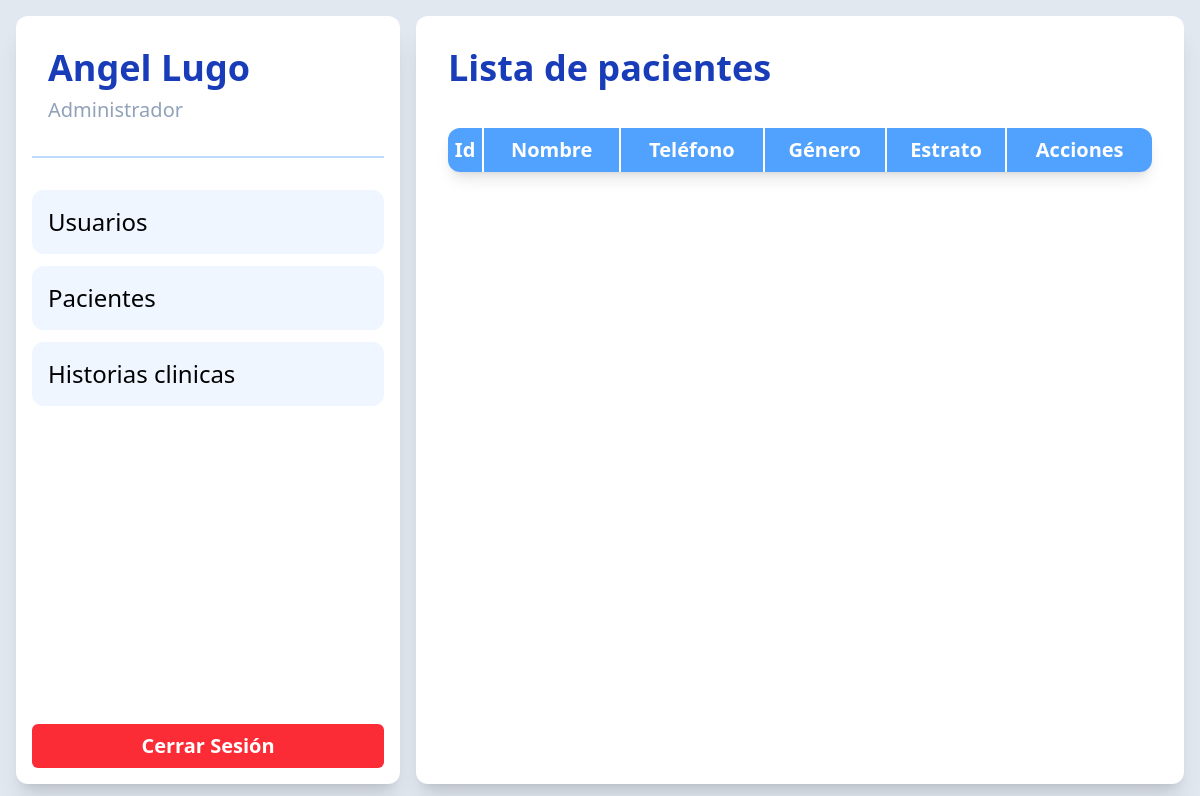
The page /pages/mainPage.php?page=listPatients (signed in) on the database as committed earlier.
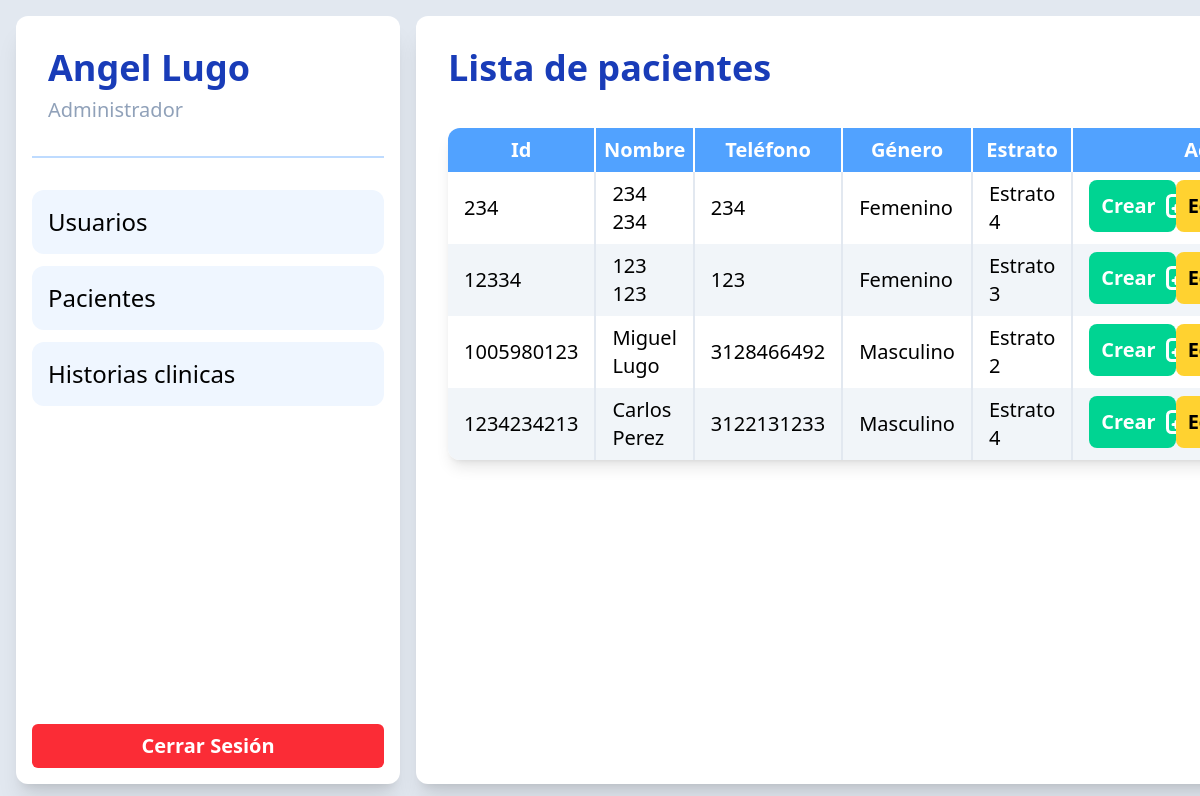
The same page on the database as committed later.
### tables this page shows
CREATE TABLE `pacientes` (
  `pac_id` int(11) NOT NULL,
  `pac_nombre` varchar(50) NOT NULL,
  `pac_apellido` varchar(50) NOT NULL,
  `pac_correo` varchar(50) NOT NULL,
  `pac_direccion` varchar(70) NOT NULL,
  `pac_telefono` bigint(20) NOT NULL,
  `gen_id` int(11) NOT NULL,
  `estr_id` int(11) NOT NULL,
  `usu_estado` enum('activo','desactivado') DEFAULT 'activo'
);

CREATE TABLE `generos` (
  `gen_id` int(11) NOT NULL,
  `gen_nombre` varchar(30) NOT NULL
);

CREATE TABLE `estratos` (
  `estr_id` int(11) NOT NULL,
  `estr_nombre` varchar(30) NOT NULL
);

### logic/php/functions.php (called while the page is built, shortened)
<?php
function getAllPatients($conn, $estate = 'activo')
{
  $get_patients = $conn->prepare("SELECT * FROM pacientes INNER JOIN generos ON pacientes.gen_id = generos.gen_id INNER JOIN estratos ON pacientes.estr_id = estratos.estr_id WHERE pac_estado = :estado ORDER BY pac_id ASC");
  $get_patients->bindParam(':estado', $estate, PDO::PARAM_STR);
  if ($get_patients->execute()) {
    return $get_patients->fetchAll(PDO::FETCH_ASSOC);
  }
  return null;
}

### pages/listPatients.php (the view, shortened to what this page needs)
<?php
$patients = getAllPatients($conn);
?>
<section class="h-full flex-grow p-8 bg-white rounded-xl flex flex-col gap-10 shadow-xl z-10">
  <h1 class="text-4xl font-bold text-blue-800">Lista de pacientes</h1>
  <table class="rounded-xl overflow-hidden shadow-lg text-xl">
    <thead class="bg-blue-400 text-white font-bold">
      <tr class="divide-x-2">
        <th class="py-2">Id</th>
        <th class="py-2">Nombre</th>
        <th class="py-2">Teléfono</th>
        <th class="py-2">Género</th>
        <th class="py-2">Estrato</th>
        <th class="py-2">Acciones</th>
      </tr>
    </thead>
    <tbody>
      <?php foreach ($patients as $index => $patient) {
        $even_row = ($index % 2 == 1) ? 'bg-slate-100' : '';
        $patientName = htmlspecialchars($patient['pac_nombre'] . " " . $patient['pac_apellido']);
      ?>
        <tr class="divide-x-2 divide-slate-200 <?= $even_row ?>">
          <td class="px-4 py-2"><?= htmlspecialchars($patient['pac_id']) ?></td>
          <td class="px-4 py-2"><?= $patientName ?></td>
          <td class="px-4 py-2"><?= htmlspecialchars($patient['pac_telefono']) ?></td>
          <td class="px-4 py-2"><?= htmlspecialchars($patient['gen_nombre']) ?></td>
          <td class="px-4 py-2"><?= htmlspecialchars($patient['estr_nombre']) ?></td>
          <td class="px-4 py-2 flex justify-evenly">
            <a
              href="?page=createRecord&patient=<?= htmlspecialchars($patient['pac_id']) ?>"
              class="font-semibold p-3 bg-emerald-400 hover:bg-emerald-600 cursor-pointer transition-all rounded-lg text-white flex gap-2">
              Crear
            </a>
            <a
              href="?page=editPatient&patient=<?= htmlspecialchars($patient['pac_id']) ?>"
              class="font-semibold p-3 bg-amber-300 hover:bg-amber-500 cursor-pointer rounded-lg flex gap-2">
              Editar
            </a>
          </td>
        </tr>
      <?php } ?>
    </tbody>
  </table>
</section>

### pages/mainPage.php (shortened to what this page needs)
<?php
require_once '../config/database.php';
require_once '../logic/php/functions.php';
?>
<!DOCTYPE html>
<html lang="es">
<head>
  <link href="../styles/output.css" rel="stylesheet">
</head>
<body>
  <main class="h-screen p-4 bg-slate-200 flex gap-4 relative overflow-hidden">
    <?php include_once './sideBar.php';
    if (isset($_GET['page'])) {
      switch ($_GET['page']) {
        case 'listPatients':
          include_once './listPatients.php';
          break;
      }
    } ?>
  </main>
</body>
</html>

### pages/sideBar.php (shortened to what this page needs)
<aside class="h-full lg:min-w-96 p-4 bg-white rounded-xl flex flex-col justify-between shadow-xl z-10">
  <div class="flex flex-col gap-4">
    <div class="p-4">
      <p class="text-4xl mb-2 text-blue-800"><strong><?= $_SESSION['user_name'] ?></strong></p>
      <span class="text-xl text-slate-400"><?= $_SESSION['role'] ?></span>
    </div>
    <hr class="border-t-2 border-blue-200">
    <div class="mt-4 relative flex flex-col gap-3">
      <?php if ($_SESSION['user']['rol_id'] === 1) { ?>
        <button id="usersMenuBtn" class="p-4 block w-full text-left text-2xl bg-blue-50 cursor-pointer hover:bg-blue-500 hover:text-white hover:shadow-lg rounded-xl transition-all relative">
          Usuarios
        </button>
      <?php } ?>
      <button id="pacientsMenuBtn" class="p-4 block w-full text-left text-2xl bg-blue-50 cursor-pointer hover:bg-blue-500 hover:text-white hover:shadow-lg rounded-xl transition-all relative">
        Pacientes
      </button>
      <a href="?page=listRecords" class="p-4 block w-full text-left text-2xl bg-blue-50 cursor-pointer hover:bg-blue-500 hover:text-white hover:shadow-lg rounded-xl transition-all relative">Historias clinicas</a>
    </div>
  </div>
  <button
    onclick="window.location = '../logic/php/logOut.php'"
    class="p-2 bg-red-500 font-bold text-xl text-white rounded-md cursor-pointer hover:bg-red-800 transition-all">
    Cerrar Sesión</button>
</aside>

Rows that differ between the two databases and show on the page:
added pacientes: pac_id "234", patientName "234 234", pac_telefono "234", gen.gen_nombre "Femenino", estr.estr_nombre "Estrato 4"
added pacientes: pac_id "12334", patientName "123 123", pac_telefono "123", gen.gen_nombre "Femenino", estr.estr_nombre "Estrato 3"
added pacientes: pac_id "1005980123", patientName "Miguel Lugo", pac_telefono "3128466492", gen.gen_nombre "Masculino", estr.estr_nombre "Estrato 2"
added pacientes: pac_id "1234234213", patientName "Carlos Perez", pac_telefono "3122131233", gen.gen_nombre "Masculino", estr.estr_nombre "Estrato 4"
